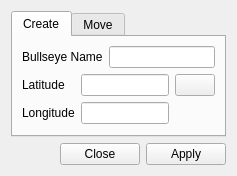
<?xml version="1.0" encoding="UTF-8"?>
<ui version="4.0">
 <class>BullseyeWidget</class>
 <widget class="QWidget" name="BullseyeWidget">
  <property name="geometry">
   <rect>
    <x>0</x>
    <y>0</y>
    <width>237</width>
    <height>171</height>
   </rect>
  </property>
  <property name="windowTitle">
   <string>Bullseye Dialog</string>
  </property>
  <layout class="QVBoxLayout" name="verticalLayout_3">
   <item>
    <widget class="QTabWidget" name="tabWidget">
     <property name="currentIndex">
      <number>0</number>
     </property>
     <widget class="QWidget" name="createTab">
      <attribute name="title">
       <string>Create</string>
      </attribute>
      <layout class="QVBoxLayout" name="verticalLayout_2">
       <item>
        <layout class="QHBoxLayout" name="horizontalLayout_4">
         <item>
          <widget class="QLabel" name="label">
           <property name="text">
            <string>Bullseye Name</string>
           </property>
          </widget>
         </item>
         <item>
          <widget class="QLineEdit" name="bullseyeNameLineEdit"/>
         </item>
        </layout>
       </item>
       <item>
        <layout class="QGridLayout" name="gridLayout">
         <item row="0" column="1">
          <widget class="UtQtLatPosLineEdit" name="createLatitudeLineEdit"/>
         </item>
         <item row="1" column="1">
          <widget class="UtQtLonPosLineEdit" name="createLongitudeLineEdit"/>
         </item>
         <item row="0" column="2">
          <widget class="wkf::LocationSelector" name="createLocationSelector">
           <property name="text">
            <string/>
           </property>
          </widget>
         </item>
         <item row="0" column="0">
          <widget class="QLabel" name="label_3">
           <property name="text">
            <string>Latitude</string>
           </property>
          </widget>
         </item>
         <item row="1" column="0">
          <widget class="QLabel" name="label_4">
           <property name="text">
            <string>Longitude</string>
           </property>
          </widget>
         </item>
        </layout>
       </item>
      </layout>
     </widget>
     <widget class="QWidget" name="moveTab">
      <attribute name="title">
       <string>Move</string>
      </attribute>
      <layout class="QVBoxLayout" name="verticalLayout">
       <item>
        <layout class="QHBoxLayout" name="horizontalLayout_3">
         <item>
          <widget class="QLabel" name="label_2">
           <property name="text">
            <string>Bullseye Name</string>
           </property>
          </widget>
         </item>
         <item>
          <widget class="QComboBox" name="bullseyeNameComboBox"/>
         </item>
        </layout>
       </item>
       <item>
        <layout class="QGridLayout" name="gridLayout_2">
         <item row="0" column="1">
          <widget class="UtQtLatPosLineEdit" name="moveLatitudeLineEdit"/>
         </item>
         <item row="1" column="1">
          <widget class="UtQtLonPosLineEdit" name="moveLongitudeLineEdit"/>
         </item>
         <item row="0" column="2">
          <widget class="wkf::LocationSelector" name="moveLocationSelector">
           <property name="text">
            <string/>
           </property>
          </widget>
         </item>
         <item row="0" column="0">
          <widget class="QLabel" name="label_5">
           <property name="text">
            <string>Latitude</string>
           </property>
          </widget>
         </item>
         <item row="1" column="0">
          <widget class="QLabel" name="label_6">
           <property name="text">
            <string>Longitude</string>
           </property>
          </widget>
         </item>
        </layout>
       </item>
      </layout>
     </widget>
    </widget>
   </item>
   <item>
    <widget class="QDialogButtonBox" name="buttonBox">
     <property name="orientation">
      <enum>Qt::Horizontal</enum>
     </property>
     <property name="standardButtons">
      <set>QDialogButtonBox::Apply|QDialogButtonBox::Close</set>
     </property>
    </widget>
   </item>
  </layout>
 </widget>
 <customwidgets>
  <customwidget>
   <class>wkf::LocationSelector</class>
   <extends>QPushButton</extends>
   <header>WkfSelectorWidgets.hpp</header>
  </customwidget>
  <customwidget>
   <class>UtQtLatPosLineEdit</class>
   <extends>QLineEdit</extends>
   <header>UtQtUnitLineEdit.hpp</header>
  </customwidget>
  <customwidget>
   <class>UtQtLonPosLineEdit</class>
   <extends>QLineEdit</extends>
   <header>UtQtUnitLineEdit.hpp</header>
  </customwidget>
 </customwidgets>
 <resources/>
 <connections/>
</ui>
